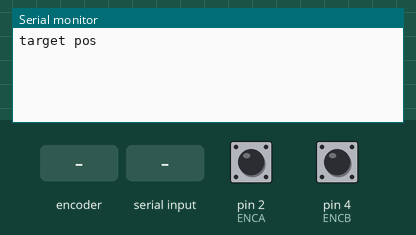
Recording of a sketch running on a simulated Arduino Uno, built with avr-gcc and run on an emulated ATmega328P. On the bench: the last lines printed to the serial monitor. The test bench sets the inputs (shaded band); at power-on: pin 2 (ENCA) HIGH, pin 4 (ENCB) HIGH.

Above: at 1.7 s.
1.8 s: rotary encoder on pin 2 (ENCA) / pin 4 (ENCB) turned 1 step (first pin leading)
At 2.6 s:
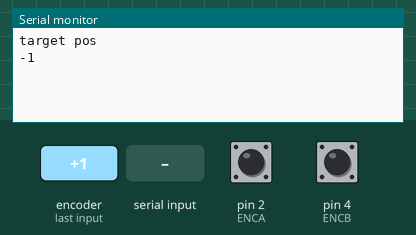
3.5 s: "0" received over Serial
At 4.4 s:
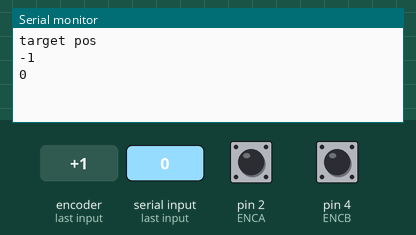
5.0 s: rotary encoder on pin 2 (ENCA) / pin 4 (ENCB) turned 3 steps (first pin leading)
At 6.5 s:
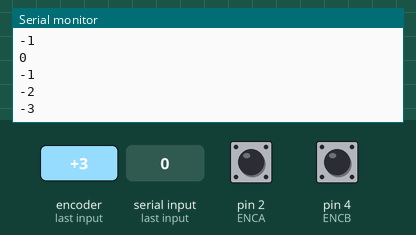
Timing chart, 0 to 8.0 s (numbered marks = the images above; inputs shaded):
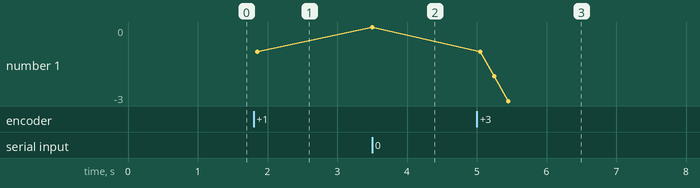

Measured:
- after the input at 1.8 s, the serial monitor: prints a new line after 0.05 s (image 1)
- after the input at 3.5 s, the serial monitor: prints a new line at once (image 2)
- after the input at 5.0 s, the serial monitor: prints a new line after 0.05 s (image 3)
- plotted number 1: -1 → 0 after the input at 3.5 s, 0 → -3 after the input at 5.0 s

The sketch:

Arduino_encoder_reader.ino
```cpp
#include <util/atomic.h> // For the ATOMIC_BLOCK macro
#include <Wire.h>


#define ENCA 2 // YELLOW
#define ENCB 4 // WHITE


volatile int posi = 0; // specify posi as volatile: https://www.arduino.cc/reference/en/language/variables/variable-scope-qualifiers/volatile/

int pos = 0;
int old_pos = 0;
String readString = "";

void setup() {
  Serial.begin(115200);
  pinMode(ENCA, INPUT);
  pinMode(ENCB, INPUT);
  attachInterrupt(digitalPinToInterrupt(ENCA),readEncoder,RISING);
  Serial.println("target pos");
  delay(500);
}

void loop() {
  // Read the position in an atomic block to avoid a potential
  // misread if the interrupt coincides with this code running
  // see: https://www.arduino.cc/reference/en/language/variables/variable-scope-qualifiers/volatile/
  ATOMIC_BLOCK(ATOMIC_RESTORESTATE) {
    pos = posi;
  }

  while (Serial.available())
  {
    char c = Serial.read(); //gets one byte from serial buffer
    readString += c; //makes the String readString
    //delay(1); //slow looping to allow buffer to fill with next character
  }
  if (readString == "0")
  {
    pos = 0;
    posi = 0;
  }

  readString = "";

  if (pos != old_pos)
  {
   Serial.println(pos);
   old_pos = pos;
  }


  delay(1);
}


void readEncoder(){
  int b = digitalRead(ENCB);
  if(b > 0){
    posi++;
  }
  else{
    posi--;
  }
}
```
